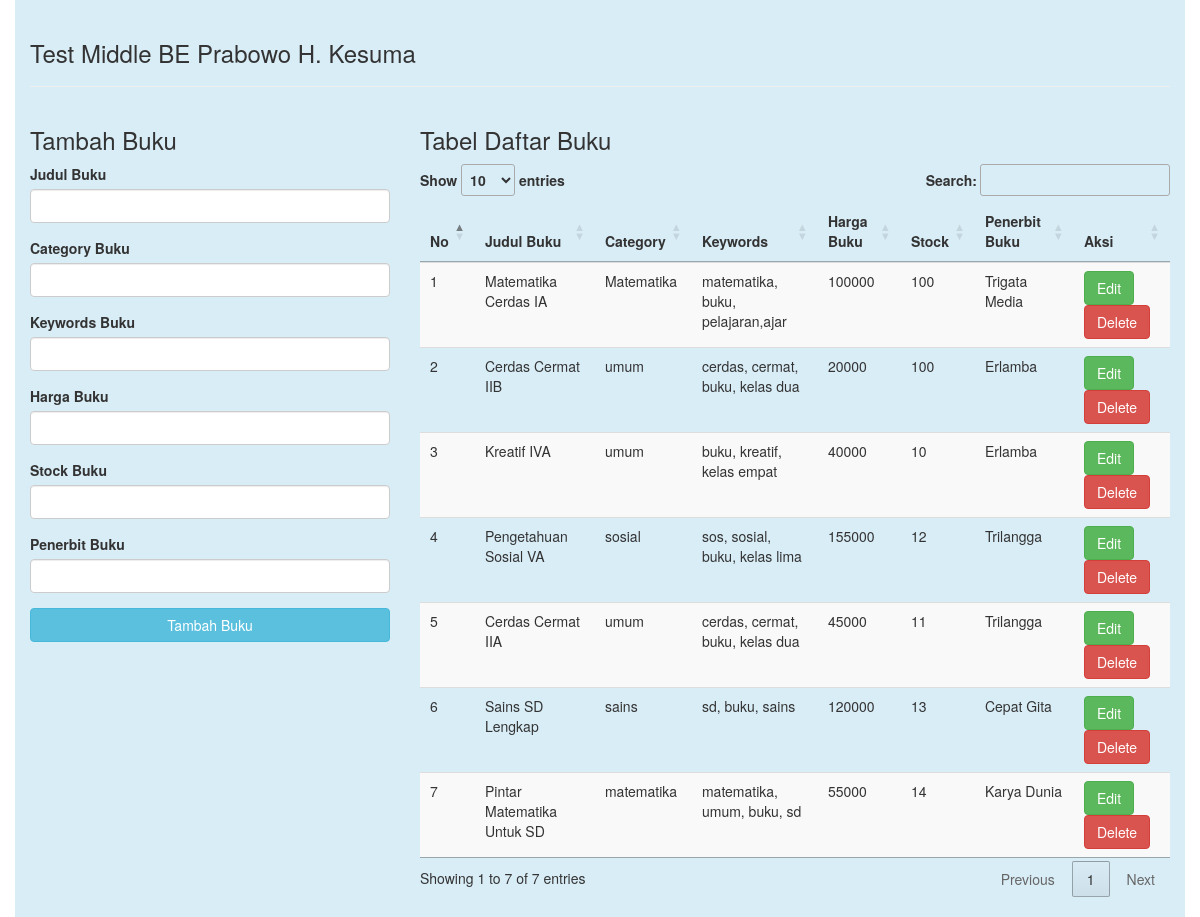
/tokobuku/index.php, run on the app's committed database.
### tables this page shows
CREATE TABLE `buku` (
  `id_buku` int(11) NOT NULL,
  `judul_buku` varchar(100) NOT NULL,
  `category_buku` varchar(50) DEFAULT NULL,
  `keyword_buku` text DEFAULT NULL,
  `penerbit_buku` varchar(100) NOT NULL,
  `harga_buku` double NOT NULL,
  `stock` int(50) DEFAULT NULL
);

### tokobuku/index.php (the view, shortened to what this page needs)
<!DOCTYPE html>
<html lang="en">
<head>
	<link rel="stylesheet" href="bootstrap/css/bootstrap.css">
	<link rel="stylesheet" type="text/css" href="//cdn.datatables.net/1.10.11/css/jquery.dataTables.min.css">
</head>
<body>
	<?php
	include('dbconnect.php');
	$query = "SELECT * FROM buku";
	$result = mysqli_query($conn , $query);
	?>
	<div class="container bg-info" style="padding-top: 20px; padding-bottom: 20px;">
		<h3>Test Middle BE Prabowo H. Kesuma</h3>
		<hr>
		<div class="row">
			<div class="col-sm-4">
				<h3>Tambah Buku</h3>
				<form role="form" action="insert.php" method="post">
					<div class="form-group">
						<label>Judul Buku</label>
						<input type="text" name="judul_bk" class="form-control">
					</div>
					<div class="form-group">
						<label>Category Buku</label>
						<input type="text" name="catm_bk" class="form-control">
					</div>
					<div class="form-group">
						<label>Keywords Buku</label>
						<input type="text" name="keyword_bk" class="form-control">
					</div>
					<div class="form-group">
						<label>Harga Buku</label>
						<input type="text" name="harga_bk" class="form-control">
					</div>
					<div class="form-group">
						<label>Stock Buku</label>
						<input type="text" name="stock_bk" class="form-control">
					</div>
					<div class="form-group">
						<label>Penerbit Buku</label>
						<input type="text" name="terbit_bk" class="form-control">
					</div>
					<button type="submit" class="btn btn-info btn-block">Tambah Buku</button>
				</form>
			</div>
			<div class="col-sm-8">
				<h3>Tabel Daftar Buku</h3>
				<table class="table table-striped table-hover dtabel">
					<thead>
						<tr>
							<th>No</th>
							<th>Judul Buku</th>
							<th>Category</th>
							<th>Keywords</th>
							<th>Harga Buku</th>
							<th>Stock</th>
							<th>Penerbit Buku</th>
							<th>Aksi</th>
						</tr>
					</thead>
					<tbody>
						<?php
							$no = 1;
							while ($row = mysqli_fetch_assoc($result)) {
						?>
						<tr>
							<td><?php echo $no++; ?></td>
							<td><?php echo $row['judul_buku']; ?></td>
							<td><?php echo $row['category_buku']; ?></td>
							<td><?php echo $row['keyword_buku']; ?></td>
							<td><?php echo $row['harga_buku']; ?></td>
							<td><?php echo $row['stock']; ?></td>
							<td><?php echo $row['penerbit_buku']; ?></td>
							<td>
								<a href="editform.php?id=<?php echo $row['id_buku'];?>" class="btn btn-success" role="button">Edit</a>
								<a href="delete.php?id=<?php echo $row['id_buku']?>" class="btn btn-danger" role="button">Delete</a>
							</td>
						</tr>
						<?php
							}
						?>
					</tbody>
				</table>
			</div>
		</div>
	</div>
</body>
</html>

### data on the page
buku: judul_buku "Matematika Cerdas IA", category_buku "Matematika", keyword_buku "matematika, buku, pelajaran,ajar", harga_buku "100000", stock "100", penerbit_buku "Trigata Media"
buku: judul_buku "Cerdas Cermat IIB", category_buku "umum", keyword_buku "cerdas, cermat, buku, kelas dua", harga_buku "20000", stock "100", penerbit_buku "Erlamba"
buku: judul_buku "Kreatif IVA", category_buku "umum", keyword_buku "buku, kreatif, kelas empat", harga_buku "40000", stock "10", penerbit_buku "Erlamba"
buku: judul_buku "Pengetahuan Sosial VA", category_buku "sosial", keyword_buku "sos, sosial, buku, kelas lima", harga_buku "155000", stock "12", penerbit_buku "Trilangga"
buku: judul_buku "Cerdas Cermat IIA", category_buku "umum", keyword_buku "cerdas, cermat, buku, kelas dua", harga_buku "45000", stock "11", penerbit_buku "Trilangga"
buku: judul_buku "Sains SD Lengkap", category_buku "sains", keyword_buku "sd, buku, sains", harga_buku "120000", stock "13", penerbit_buku "Cepat Gita"
buku: judul_buku "Pintar Matematika Untuk SD", category_buku "matematika", keyword_buku "matematika, umum, buku, sd", harga_buku "55000", stock "14", penerbit_buku "Karya Dunia"
